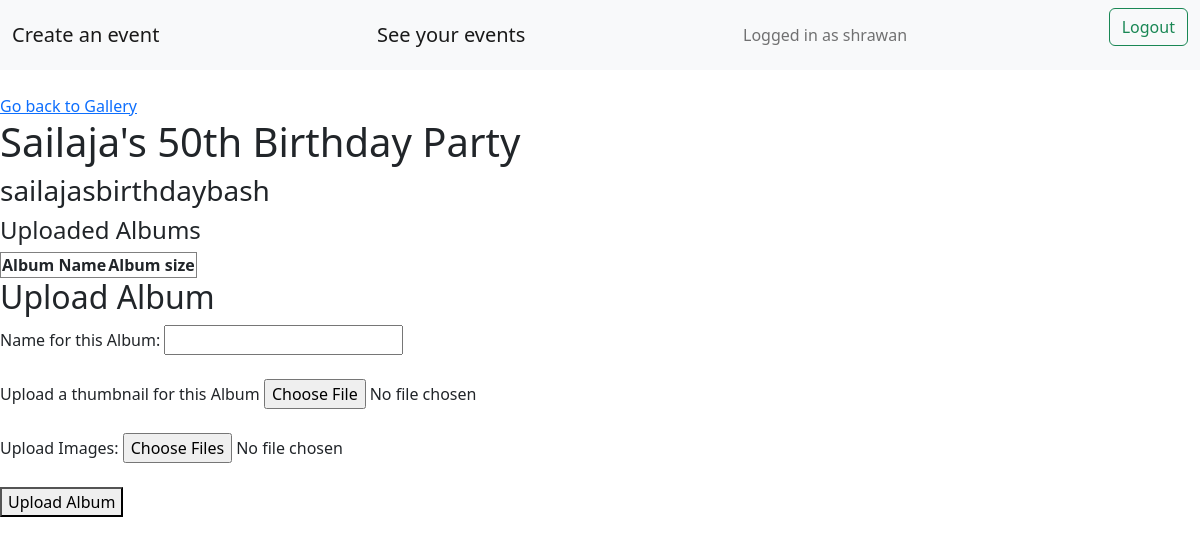
The page /event/sailajasbirthdaybash/upload_album (signed in) on the database its author committed.
### accounts/models.py (models this page shows, shortened)
class Account(AbstractBaseUser):
    email = models.EmailField(verbose_name="email",max_length=60,unique=True)
    username = models.CharField(max_length=30,unique=True)
    date_joined = models.DateTimeField(verbose_name="date joined",auto_now_add=True)
    last_login = models.DateTimeField(verbose_name="last login",auto_now=True)
    is_admin = models.BooleanField(default=False)
    is_active = models.BooleanField(default=True)
    is_staff = models.BooleanField(default=False)
    is_superuser = models.BooleanField(default=False)
    profile_image = models.ImageField(max_length=255,upload_to = get_profile_image_filepath, null = True, blank = True)
    hide_email = models.BooleanField(default=True)
    phone_number = PhoneNumberField(unique=True)
    USERNAME_FIELD = 'email'
    REQUIRED_FIELDS = ['username','phone_number']
    objects = MyAccountManager()

### events/models.py (models this page shows, shortened)
class Event(models.Model):
    title = models.CharField(max_length=200)
    eventcode = models.CharField(max_length=50,primary_key=True)
    description = RichTextField(blank=True)
    eventtype = models.CharField(max_length=200)
    created = models.DateTimeField(auto_now_add=True)
    location = models.CharField(max_length=200)
    contactperson = models.CharField(max_length=200)
    contactpersonphone = PhoneNumberField()
    user = models.ForeignKey(Account,on_delete=models.CASCADE)
    mark_event_as_completed = models.BooleanField(default=False)
    image = models.ImageField(upload_to='events/images/',blank=True)
    invitation_email_subject = models.CharField(max_length=200, blank=True)
    invitation_email_content = RichTextField(blank=True)
    invitation_whatsapp_content = models.TextField(blank=True,null=True)
    invitation_image = models.ImageField(upload_to='events/images/',blank=True,null = True)
    eventstartdate = models.DateField()
    eventenddate = models.DateField()
    event_start_time = models.TimeField(default=datetime.time(00, 00))
    event_end_time = models.TimeField(blank = True,null=True)
    information_on_schedule = models.TextField(blank=True,null = True)
    event_venue_iframe = models.TextField(blank = True,null=True)
    event_venue_photo = models.ImageField(upload_to='events/images/',blank=True,null=True)
    eventrange = models.PositiveSmallIntegerField(default = 1)
    information_on_venue = models.TextField(blank=True,null = True)
    rsvp_option = models.BooleanField(default=True)
    scheduling_option = models.BooleanField(default=True)
    gallery_option = models.BooleanField(default=True)
    wishes_option = models.BooleanField(default=True)
    rsvp_code = models.CharField(max_length=7,blank=True)
    theme = models.CharField(max_length=50, choices=THEME_CHOICES, default='default-theme.css')

### invites/views.py (the view, shortened to what this page needs)
# urls.py: path('event/<str:eventcode_key>/upload_album',views.upload_album,name='upload_album'),
@login_required
def upload_album(request,eventcode_key):
    event = Event.objects.get(user = request.user, eventcode = eventcode_key)
    all_albums = EventPhotoAlbum.objects.filter(album_eventcode = event).annotate(number_of_photos=Count('eventphoto'))
    all_albums = all_albums.filter(album_owner = request.user)
    if request.method == 'GET':
        return render(request,'invites/upload_album.html',{'event':event,'all_albums':all_albums})

### invites/templates/invites/upload_album.html (shortened to what this page needs)
{% extends 'invites/base.html' %}
{% block content %}
<a href ="{% url 'gallery' event.eventcode %}">Go back to Gallery</a>
<h1>{{ event.title }}</h1>
<h3>{{ event.eventcode }}</h3>
<h4>Uploaded Albums</h4>
<table border="1">
    <tr>
        <th>Album Name</th>
        <th>Album size</th>
    </tr>
</table>
<h2>Upload Album</h2>
<form method="POST" enctype='multipart/form-data'>
    <label for="album_name">Name for this Album:</label>
    <input type="text" id="album_name" name="album_name" required><br><br>
    <label for="album_thumbnail">Upload a thumbnail for this Album</label>
    <input type="file" id="album_thumbnail" name="album_thumbnail" ><br><br>
    <label for="images">Upload Images:</label>
    <input type="file" id="images" name="images" multiple><br><br>
    <br>
    <button type="submit">Upload Album</button>
</form>
{% endblock %}

### invites/templates/invites/base.html (shortened to what this page needs)
<link href="https://cdn.jsdelivr.net/npm/bootstrap@5.2.0/dist/css/bootstrap.min.css" rel="stylesheet">
{% if user.is_authenticated %}
    <nav class="navbar bg-light">
        <div class="container-fluid">
            <a class="navbar-brand" href = "{% url 'createevent' %}">Create an event</a>
            <a class="navbar-brand" href = "{% url 'allactions' %}">See your events</a>
            <span class="navbar-text">
                Logged in as {{ user.username }}
            </span>
            <form method="POST" action = "{% url 'logoutuser' %}">
                <button class="btn btn-outline-success" type="submit">Logout</button>
            </form>
        </div>
    </nav>
{% endif %}
{% block content%}{% endblock %}

### rows shown on the page
Account: username "shrawan"
Event: title "Sailaja's 50th Birthday Party", eventcode "sailajasbirthdaybash"
